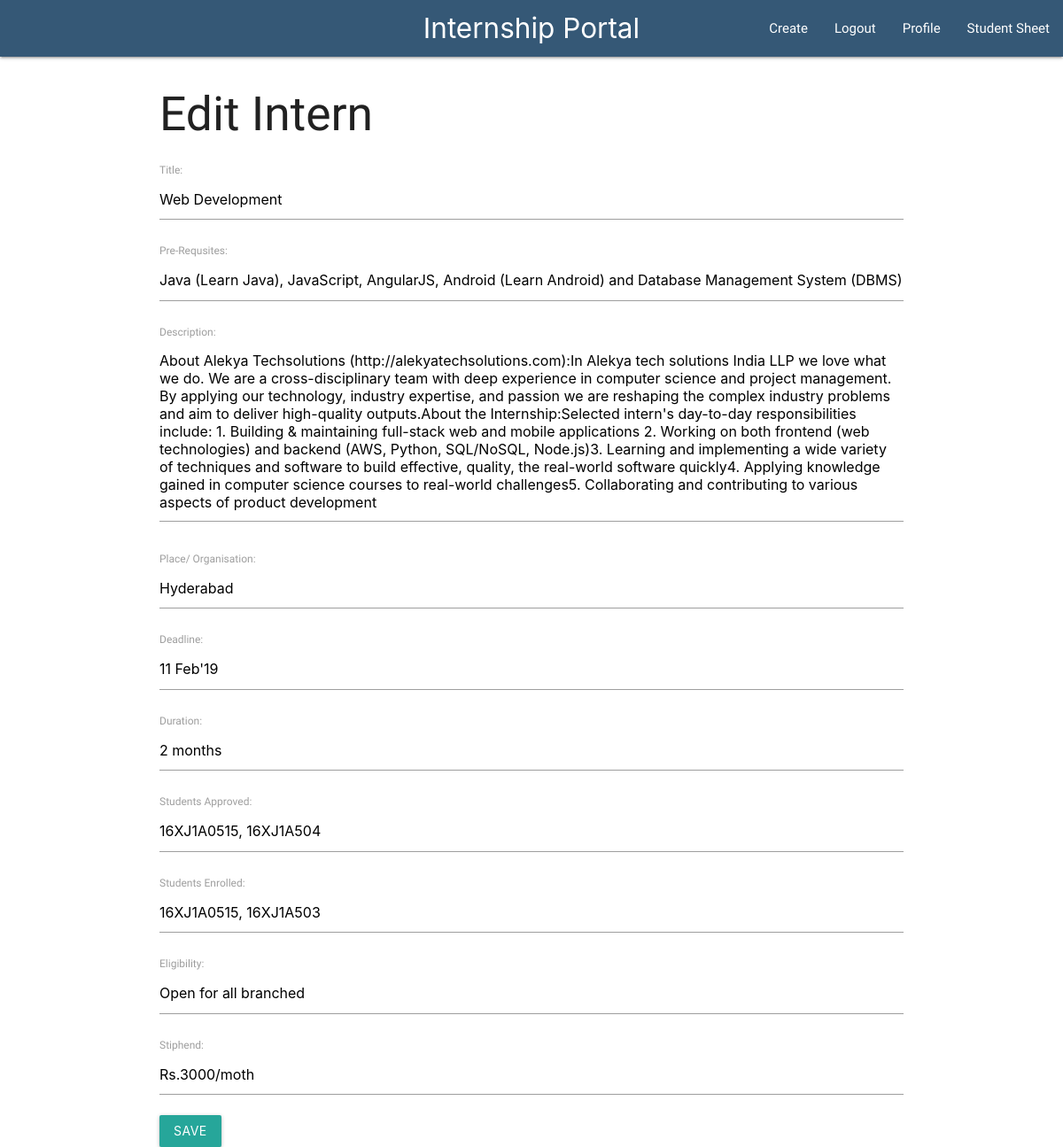
Page /interns/3/edit/ (signed in) on the earlier database version.
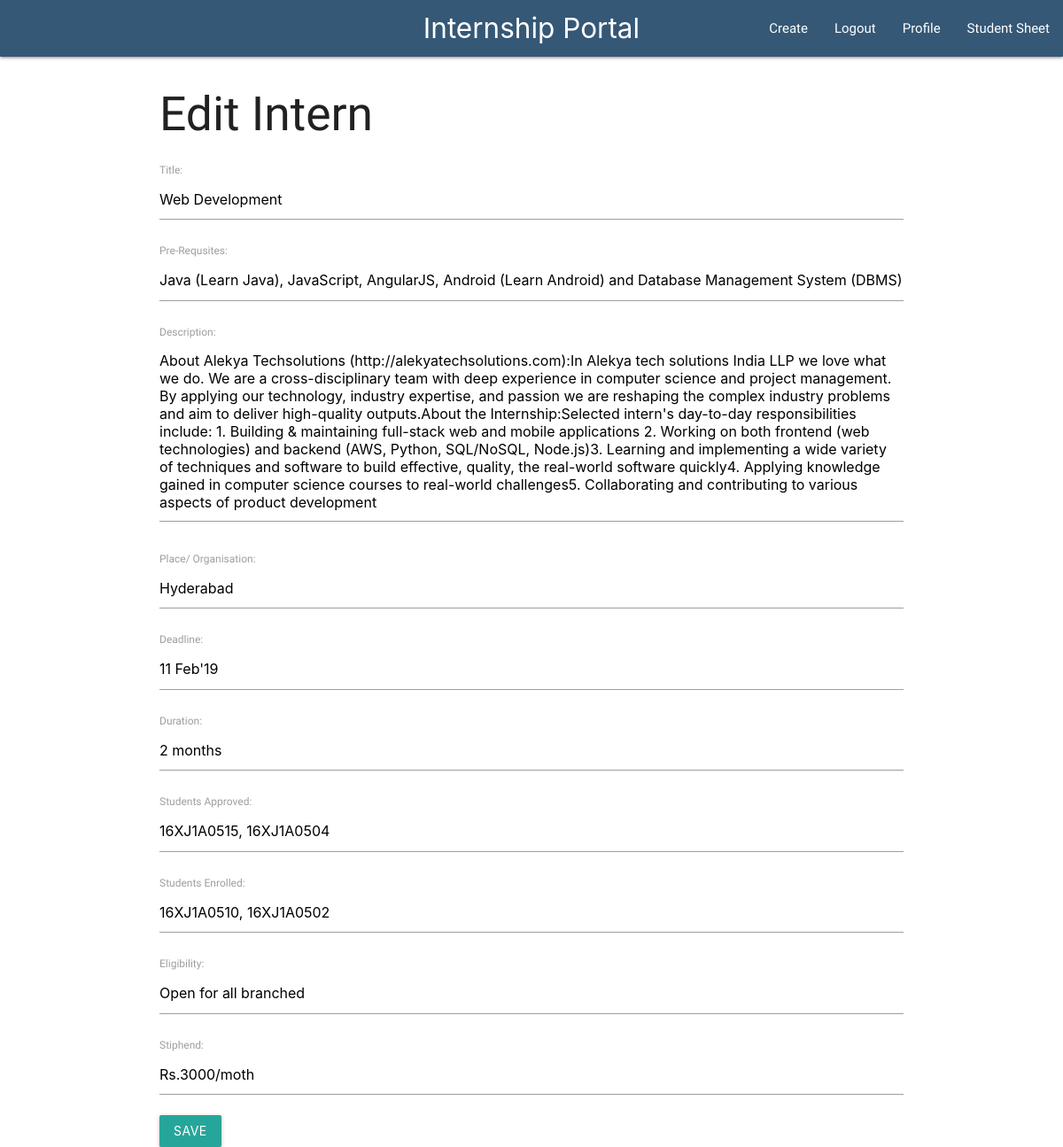
Same page on the later database version.
### interns/models.py (models this page shows, shortened)
class Intern(models.Model):
    user = models.ForeignKey(settings.AUTH_USER_MODEL, on_delete=models.DO_NOTHING)
    title = models.CharField(max_length=150)
    preReq = models.CharField(max_length=200)
    description = models.CharField(max_length=1000)
    place = models.CharField(max_length=100)
    eligibility = models.CharField(max_length=50)
    stiphend = models.CharField(max_length=50)
    timestamp = models.DateTimeField(auto_now_add=True)
    dateAdded = models.DateField(auto_now_add=True)
    deadLine = models.CharField(max_length=50)
    duration = models.CharField(max_length=30)
    studentsEnrolled= models.CharField(max_length=200,default='')
    studentsApproved= models.CharField(max_length=200,default='')

### interns/views.py (the view)
# urls.py: path('interns/<int:pk>/edit/', intern_edit, name='intern_edit'),
def intern_edit(request, pk):
    inter = get_object_or_404(Intern, pk=pk)
    if(request.user.id == inter.user_id):
        if request.method == "POST":
            form = InternForm(request.POST, instance=inter)
            if form.is_valid():
                inter = form.save(commit=False)
                inter.user = request.user
                inter.save()
                return redirect('intern_detail_view', pk=inter.id)
        else:
            form = InternForm(instance=inter)
        return render(request, 'edit.html', {'form': form})
    else:
        return render(request,'forbidden.html',{})

### templates/edit.html
{% extends 'base.html' %}
{% block content %}
    <h2>Edit Intern</h2>
    <form method="POST" class="post-form">{% csrf_token %}
        {{ form.as_p }}
        <button type="submit" class="save btn btn-primary">Save</button>
    </form>
{% endblock %}

Differences in the rows shown:
changed Intern "Web Development": studentsApproved "16XJ1A0515, 16XJ1A504" → "16XJ1A0515, 16XJ1A0504"; studentsEnrolled "16XJ1A0515, 16XJ1A503" → "16XJ1A0510, 16XJ1A0502"
